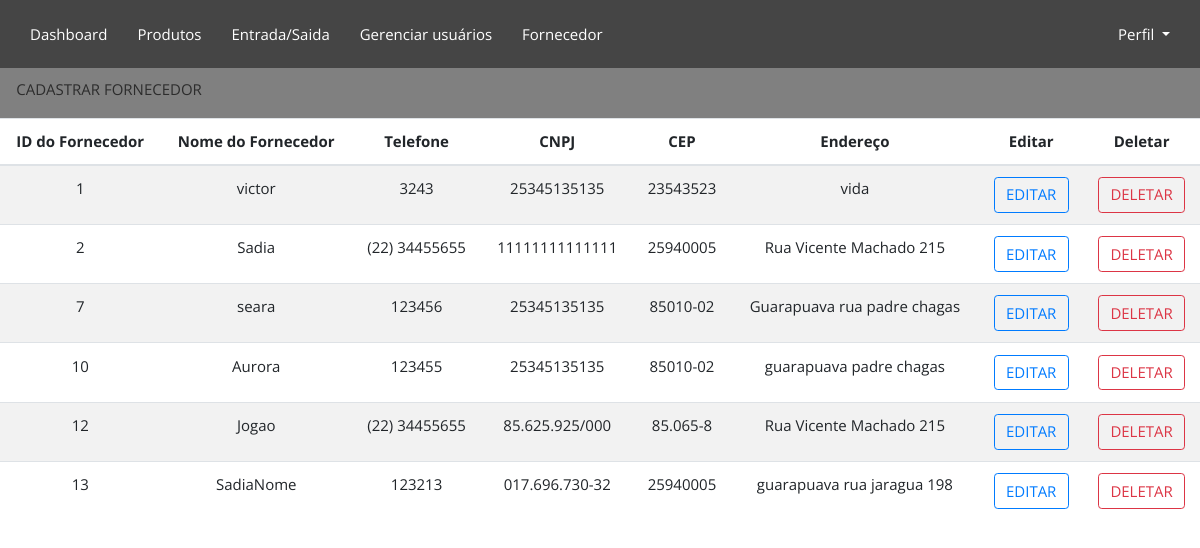
/telainicial/fornecedor/ (signed in), run on an earlier commit of the app's database.
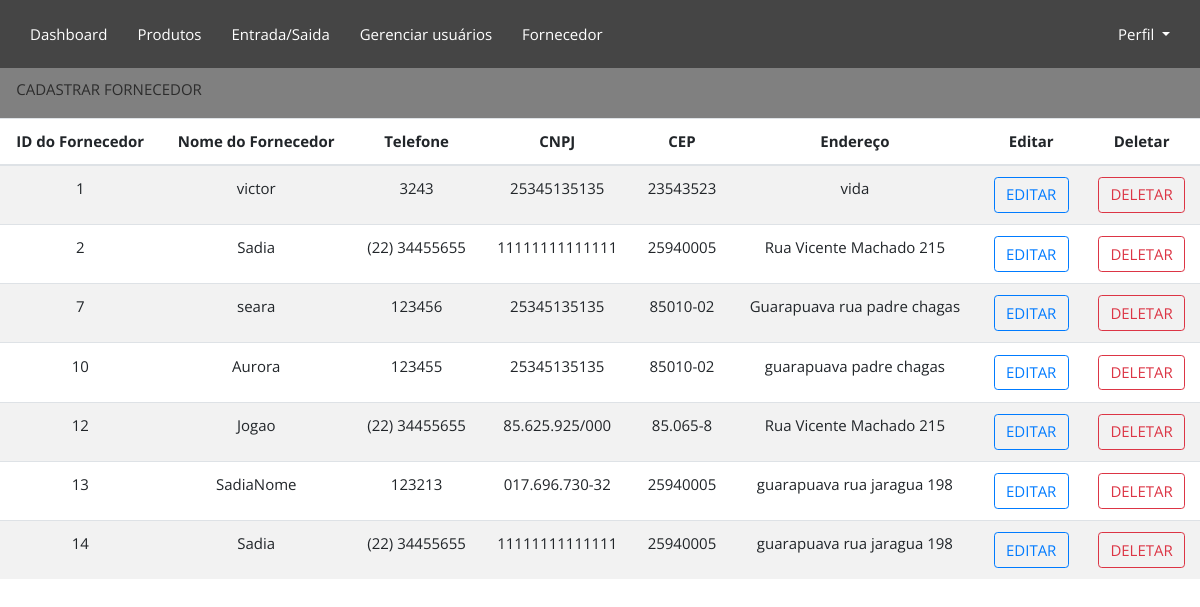
And on a later commit of the database.
### Fornecedores/models.py (models this page shows, shortened)
class Fornecedor(models.Model):
    idFornecedor = models.AutoField(primary_key=True)
    nomeFornecedor = models.CharField(max_length=30, validators = [valida_texto])
    endereco = models.CharField(max_length=30)
    telefone = models.CharField(max_length=20)
    cep = models.CharField(max_length=8)
    cnpj = models.CharField(max_length=14)

### Fornecedores/views.py (the view)
# urls.py: path('',fornecedor_view, name = "fornecedor_view"),
def fornecedor_view(request):
    if(verifica_login(request)):
        fornecedores = Fornecedor.objects.all()
        fornecedorForm = FornecedorForm()
        return render(request,"fornecedor.html",{"fornecedores":fornecedores, 'fornecedorForm': fornecedorForm})
    else:
        return redirect(login_view)

### login/views.py (called while the page is built)
def verifica_login(request):
        return 'user_id' in request.session

### Fornecedores/templates/fornecedor.html (shortened to what this page needs)
{% extends 'base.html' %}
{% load static %}
{% block content%}
    <link rel="stylesheet" href="{% static 'css/fornecedores.css' %}">
    <div class="retangulo">
        <ul>
            <li>
                <a href="{% url 'cadastrarFornecedor_view' %}" class="btn btn-transparent">CADASTRAR FORNECEDOR</a>
            </li>
        </ul>
    </div>
    <div>
        <table class="table table-striped">
            <thead>
                <tr>
                    <th scope="col">ID do Fornecedor</th>
                    <th scope="col">Nome do Fornecedor</th>
                    <th scope="col">Telefone</th>
                    <th scope="col">CNPJ</th>
                    <th scope="col">CEP</th>
                    <th scope="col">Endereço</th>
                    <th scope="col">Editar</th>
                    <th scope="col">Deletar</th>
                </tr>
            </thead>
            <tbody>
                {% for fornecedor in fornecedores %}
                    <tr>
                        <td>{{fornecedor.idFornecedor}}</td>
                        <td>{{fornecedor.nomeFornecedor}}</td>
                        <td>{{fornecedor.telefone}}</td>
                        <td>{{fornecedor.cnpj}}</td>
                        <td>{{fornecedor.cep}}</td>
                        <td>{{fornecedor.endereco}}</td>
                        <td>
                            <a href="{% url 'editarFornecedor_view' fornecedor.idFornecedor %}" class="btn btn-outline-primary">EDITAR</a>
                        </td>
                        <td>
                            <a href="{% url 'deleteFornecedor_view' fornecedor.idFornecedor %}" class="btn btn-outline-danger">DELETAR</a>
                        </td>
                    </tr>
                {% endfor %}
            </tbody>
        </table>
    </div>
{% endblock %}

What changed in the data, as far as the page shows it:
added Fornecedor: idFornecedor "14", nomeFornecedor "Sadia", telefone "(22) 34455655", cnpj "11111111111111", cep "25940005", endereco "guarapuava rua jaragua 198"
